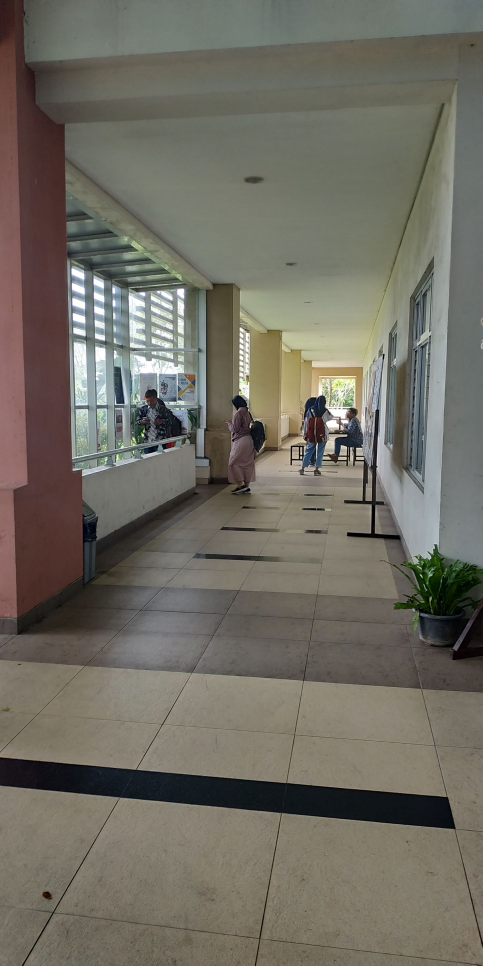
#> input picture images/2132.jpg, 1448 x 2896 px (shown at 1/3 size); its folder holds only this picture in this run
$ python main.py
#> lines starting #> are read from the running program, lines starting #| are printed output that depends on the picture; after the words box and inside, x2 and y2 are one past the last pixel; in counts of white or black regions, pixels touching at a corner belong together
from imutils.object_detection import non_max_suppression
from imutils import paths
import numpy as np
import imutils
import cv2

hog = cv2.HOGDescriptor()
hog.setSVMDetector(cv2.HOGDescriptor_getDefaultPeopleDetector())

for imagePath in paths.list_images("images"):
    image = cv2.imread(imagePath)
#> image is the input picture: shape (2896, 1448, 3); mean B, G, R 98.6, 108.7, 112
    # cv2.imshow("image", image)
    image = imutils.resize(image,width=min(400, image.shape[1]))
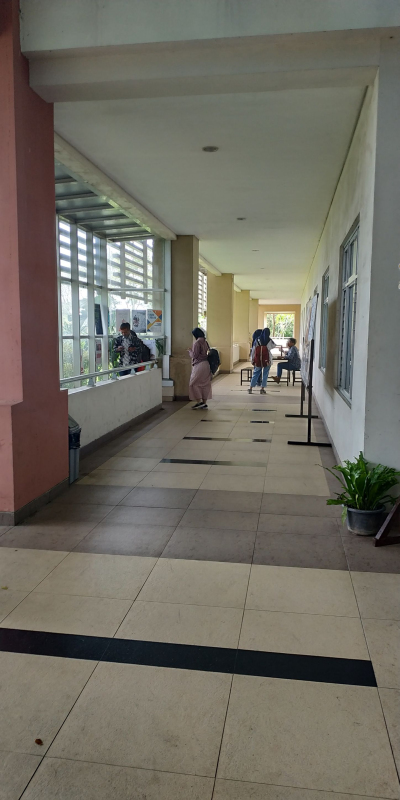
#> image: shape (800, 400, 3); mean B, G, R 98.6, 108.7, 112

    original = image.copy()
    # cv2.imshow("original", original)

    (rects, weights) = hog.detectMultiScale(image, winStride=(4,4), padding=(8,8), scale=1.05)
#> rects = [[170, 313, 65, 129]]; weights = [0.512]
    for (x, y, w, h) in rects:
        cv2.rectangle(original, (x,y),(x+w,y+h),(255,0,255),2)
#> this loop made 1 pass
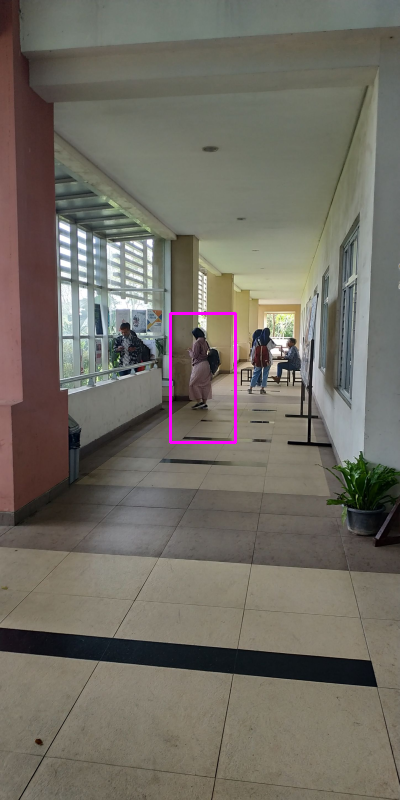
#> original: shape (800, 400, 3); 0.36% of pixels changed, all inside (x1, y1, x2, y2) = (169, 312, 237, 444)
    rects = np.array([[x, y, x+w, y+h] for (x, y, w, h) in rects])
#> rects = [[170, 313, 235, 442]]
    pick = non_max_suppression(rects, probs=None, overlapThresh=0.65)
#> pick = [[170, 313, 235, 442]]

    # print(rects)

    for (xA, yA, xB, yB) in pick:
        cv2.rectangle(image, (xA,yA),(xB,yB),(0,255,0),2)
#> this loop made 1 pass
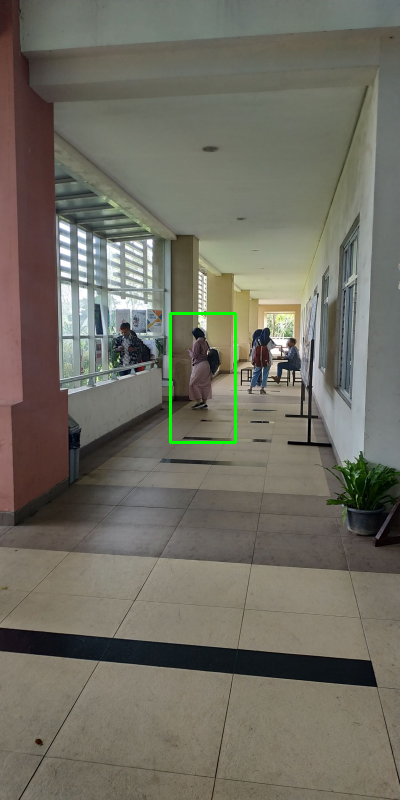
#> image: shape (800, 400, 3); 0.36% of pixels changed, all inside (x1, y1, x2, y2) = (169, 312, 237, 444)

    filename = imagePath[imagePath.rfind("/")+1:]
    print("[INFO]{}: {} original boxes, {} after suppression".format(filename, len(rects),len(pick)))
#| [INFO]2132.jpg: 1 original boxes, 1 after suppression

    cv2.imshow("BEFORE", original)
    cv2.imshow("AFTER", image)
    cv2.waitKey(0)
cv2.destroyAllWindows()

$ run again, on images/images.jpg
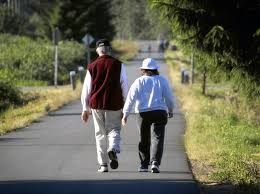
#> input picture images/images.jpg, 260 x 194 px
#> image is the input picture: shape (194, 260, 3); mean B, G, R 83.7, 101.7, 101.1
#> `(rects, weights) = hog.detectMultiScale(image, winStride=(4,4), paddin..`: rects = [[115, 41, 76, 151], [67, 34, 80, 159]]; weights = [2.32, 1.92]
#> the loop `for (x, y, w, h) in rects:` made 2 passes
#> after the loop `for (x, y, w, h) in rects:`:
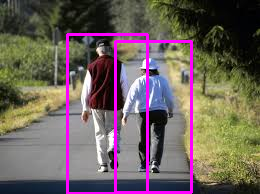
#> original: shape (194, 260, 3); 5.21% of pixels changed, all inside (x1, y1, x2, y2) = (66, 33, 193, 194)
#> `rects = np.array([[x, y, x+w, y+h] for (x, y, w, h) in rects])`: rects = [[115, 41, 191, 192], [67, 34, 147, 193]]
#> pick = [[67, 34, 147, 193], [115, 41, 191, 192]]
#> the loop `for (xA, yA, xB, yB) in pick:` made 2 passes
#> after the loop `for (xA, yA, xB, yB) in pick:`:
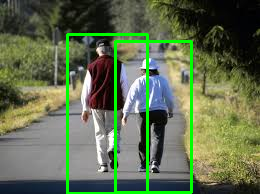
#> image: shape (194, 260, 3); 5.21% of pixels changed, all inside (x1, y1, x2, y2) = (66, 33, 193, 194)
#| [INFO]images.jpg: 2 original boxes, 2 after suppression

$ run again, on images/person_010.bmp
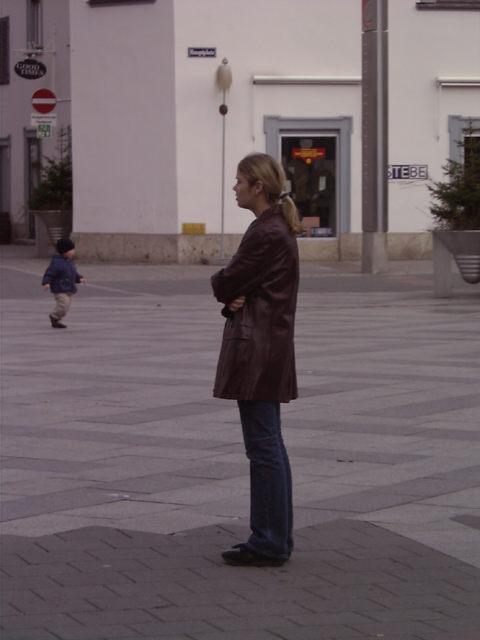
#> input picture images/person_010.bmp, 480 x 640 px
#> image is the input picture: shape (640, 480, 3); mean B, G, R 103.7, 99.5, 111.5
#> `(rects, weights) = hog.detectMultiScale(image, winStride=(4,4), paddin..`: rects = [[18, 168, 66, 133], [138, 149, 162, 323]]; weights = [0.528, 2.72]
#> the loop `for (x, y, w, h) in rects:` made 2 passes
#> after the loop `for (x, y, w, h) in rects:`:
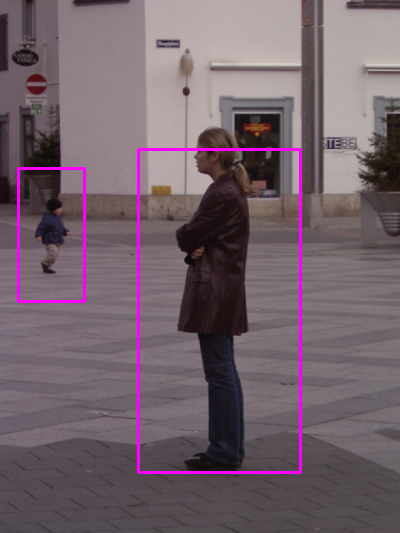
#> original: shape (533, 400, 3); mean B, G, R 106.7, 97.6, 114.3
#> `rects = np.array([[x, y, x+w, y+h] for (x, y, w, h) in rects])`: rects = [[18, 168, 84, 301], [138, 149, 300, 472]]
#> pick = [[138, 149, 300, 472], [18, 168, 84, 301]]
#> the loop `for (xA, yA, xB, yB) in pick:` made 2 passes
#> after the loop `for (xA, yA, xB, yB) in pick:`:
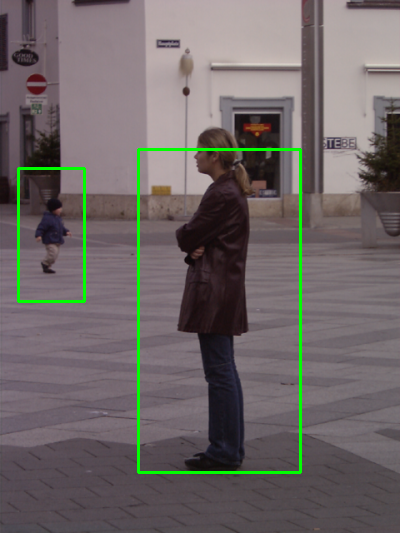
#> image: shape (533, 400, 3); mean B, G, R 101.8, 102.5, 109.4
#| [INFO]person_010.bmp: 2 original boxes, 2 after suppression

$ run again, on images/person_011.bmp
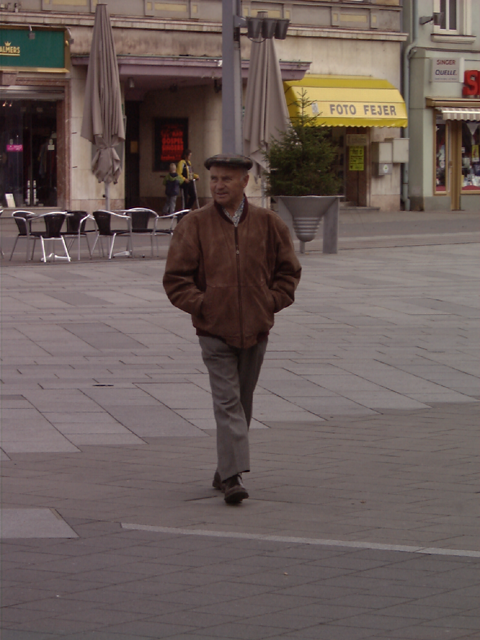
#> input picture images/person_011.bmp, 480 x 640 px
#> image is the input picture: shape (640, 480, 3); mean B, G, R 89.8, 93.3, 107
#> `(rects, weights) = hog.detectMultiScale(image, winStride=(4,4), paddin..`: rects = [[112, 113, 170, 339]]; weights = [3.77]
#> the loop `for (x, y, w, h) in rects:` made 1 pass
#> after the loop `for (x, y, w, h) in rects:`:
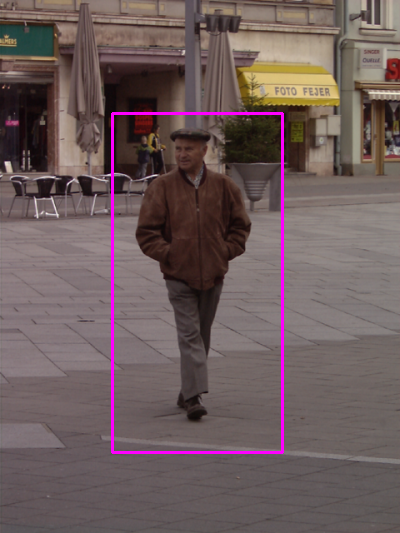
#> original: shape (533, 400, 3); mean B, G, R 92.2, 92.1, 109.3
#> `rects = np.array([[x, y, x+w, y+h] for (x, y, w, h) in rects])`: rects = [[112, 113, 282, 452]]
#> the loop `for (xA, yA, xB, yB) in pick:` made 1 pass
#> after the loop `for (xA, yA, xB, yB) in pick:`:
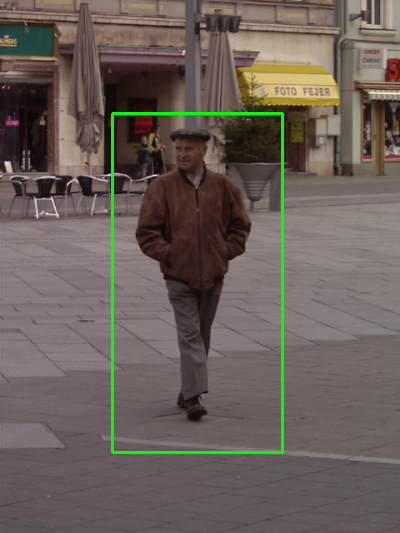
#> image: shape (533, 400, 3); mean B, G, R 88.6, 95.7, 105.6
#| [INFO]person_011.bmp: 1 original boxes, 1 after suppression

$ run again, on images/4610.jpg
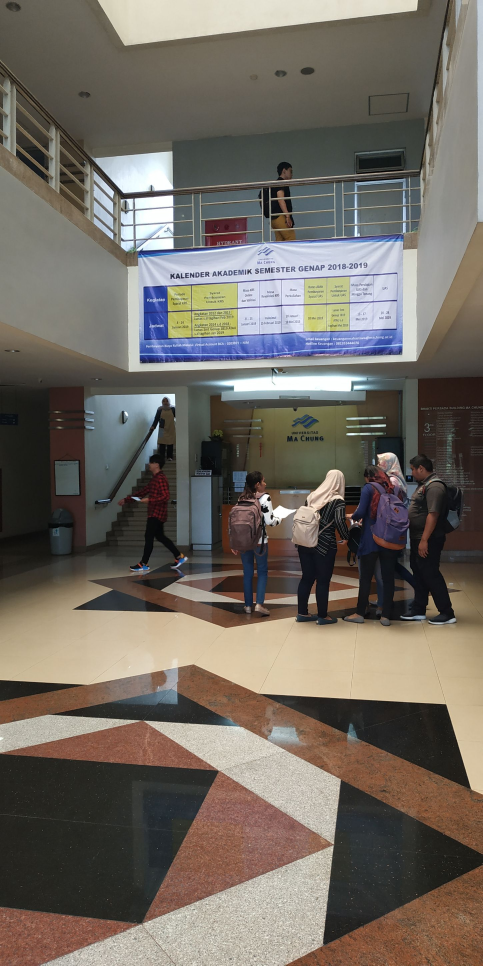
#> input picture images/4610.jpg, 1448 x 2896 px (shown at 1/3 size)
#> image is the input picture: shape (2896, 1448, 3); mean B, G, R 98, 106.3, 113.2
#> `(rects, weights) = hog.detectMultiScale(image, winStride=(4,4), paddin..`: rects = [[169, 378, 77, 154], [227, 387, 77, 153], [296, 359, 92, 183]]; weights = [1.21, 1.28, 1.66]
#> the loop `for (x, y, w, h) in rects:` made 3 passes
#> after the loop `for (x, y, w, h) in rects:`:
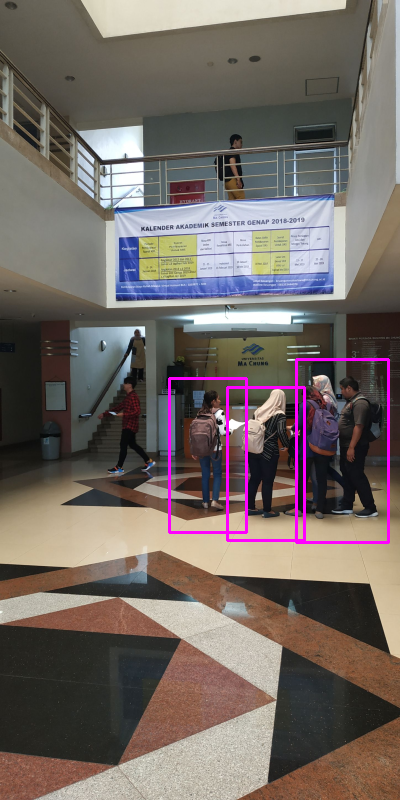
#> original: shape (800, 400, 3); mean B, G, R 100.3, 104.9, 115.2
#> `rects = np.array([[x, y, x+w, y+h] for (x, y, w, h) in rects])`: rects = [[169, 378, 246, 532], [227, 387, 304, 540], [296, 359, 388, 542]]
#> pick = [[296, 359, 388, 542], [227, 387, 304, 540], [169, 378, 246, 532]]
#> the loop `for (xA, yA, xB, yB) in pick:` made 3 passes
#> after the loop `for (xA, yA, xB, yB) in pick:`:
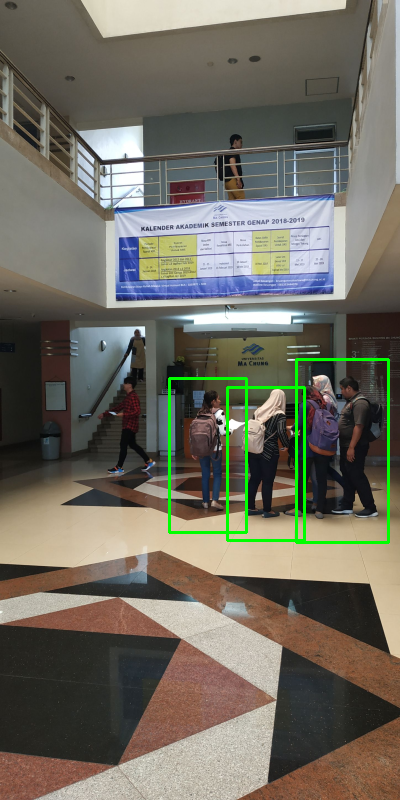
#> image: shape (800, 400, 3); mean B, G, R 96.8, 108.4, 111.7
#| [INFO]4610.jpg: 3 original boxes, 3 after suppression
